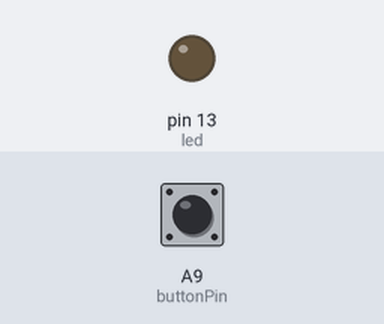
Recording of a program running on a simulated Teensy 3. Parts: output pins drawn as LEDs (lit = HIGH). Inputs (shaded band) come from the test bench; at power-on: A9 (buttonPin) HIGH.

Above: at 1.2 s.
1.3 s: A9 (buttonPin) pulled LOW for 0.15 s
At 1.37 s:
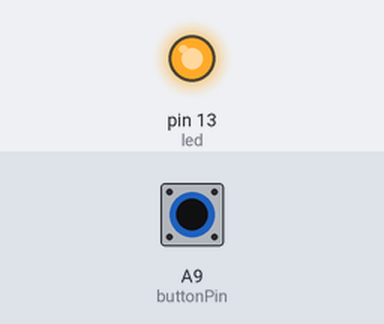
2.9 s: A9 (buttonPin) pulled LOW for 3.2 s
At 7.3 s:
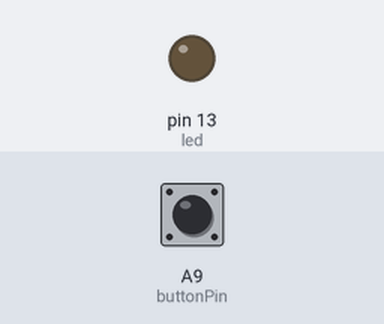
Timing chart, 0 to 8.8 s (numbered marks = the images above; inputs shaded):
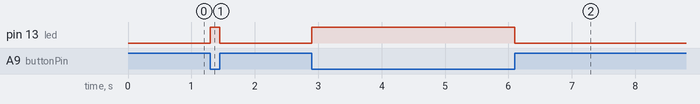

Measured:
- after the input at 1.3 s, pin 13 (led): LOW → HIGH at once, → LOW 0.15 s later
- after the input at 2.9 s, pin 13 (led): LOW → HIGH at once, → LOW 3.2 s later

The program:

main.cpp
```cpp
#include <Arduino.h>
#include <MIDIUSB.h>

int led = 13;
int buttonPin = 23;
static constexpr int DEBOUNCE_DELAY_MS = 300;
bool triggerNextMidiEvent = false;
unsigned long actionTime = 0;
bool actionState = false;
int currentNote = 50;
int prevState = HIGH;

// First parameter is the event type (0x09 = note on, 0x08 = note off).
// Second parameter is note-on/note-off, combined with the channel.
// Channel can be anything between 0-15. Typically reported to the user as 1-16.
// Third parameter is the note number (48 = middle C).
// Fourth parameter is the velocity (64 = normal, 127 = fastest).

void noteOn(byte channel, byte pitch, byte velocity) {
  midiEventPacket_t noteOn = {0x09, 0x90 | channel, pitch, velocity};
  MidiUSB.sendMIDI(noteOn);
}

void noteOff(byte channel, byte pitch, byte velocity) {
  midiEventPacket_t noteOff = {0x08, 0x80 | channel, pitch, velocity};
  MidiUSB.sendMIDI(noteOff);
}

void setup() {
  pinMode(led, OUTPUT);
  pinMode(buttonPin, INPUT);
}

void loop() {
  auto buttonState = digitalRead (buttonPin);
  if (buttonState == LOW)
    digitalWrite(led, HIGH);
  else
    digitalWrite(led, LOW);

  auto curentTime = millis();

  if (!actionState && buttonState == LOW)
  {
    actionState = true;
    actionTime = curentTime;

    noteOff(1, currentNote, 64);
    //delay (10);
    currentNote = currentNote == 50 ? 48 : 50;
    noteOn(1, currentNote, 64);
    MidiUSB.flush();
  }

  if (actionState && curentTime - actionTime > DEBOUNCE_DELAY_MS)
  {
    actionState = false;
  }

  prevState = buttonState;
}
```
